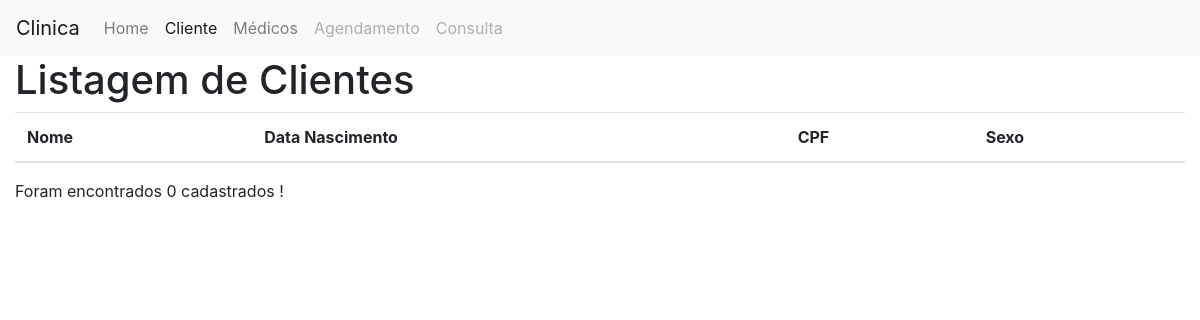
The app's page /atendimento/cliente/, older data.
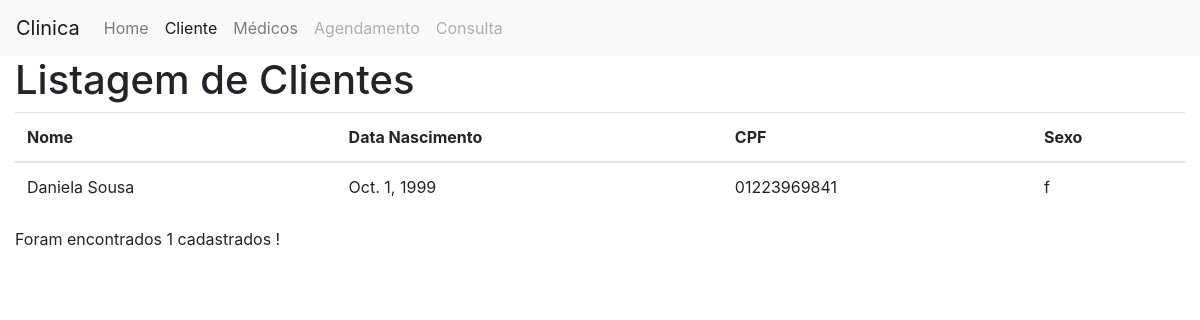
The same page, newer data.
### atendimento/models.py (models this page shows)
class Cliente(models.Model):
    nome = models.CharField(max_length=50)
    dt_nasc = models.DateField()
    cpf = models.CharField(max_length=11)
    sexo = models.CharField(max_length=1)

### atendimento/views.py (the view)
# urls.py: path('cliente/', views.cliente_list),
def cliente_list (request):
    clientes = Cliente.objects.all()
    return render(request, 'cliente/list.html', {'clientes':clientes})

### atendimento/templates/cliente/list.html (shortened to what this page needs)
<!DOCTYPE html>
<html>
<head>
    <link rel="stylesheet" href="https://stackpath.bootstrapcdn.com/bootstrap/4.1.3/css/bootstrap.min.css"
>
</head>
<body>
    <nav class="navbar navbar-expand-lg navbar-light bg-light">
        <a class="navbar-brand" href="#">Clinica</a>
        <div class="collapse navbar-collapse" id="navbarNav">
            <ul class="navbar-nav">
                <li class="nav-item ">
                    <a class="nav-link" href="/atendimento/">Home
                    </a>
                </li>
                <li class="nav-item active">
                    <a class="nav-link" href="/atendimento/cliente/">Cliente</a>
                </li>
                <li class="nav-item">
                    <a class="nav-link" href="/atendimento/medico/">Médicos</a>
                </li>
                <li class="nav-item">
                    <a class="nav-link disabled" href="#">Agendamento</a>
                    <li class="nav-item">
                        <a class="nav-link disabled" href="#">Consulta</a>
                    </li>
            </ul>
        </div>
    </nav>
    <div class="container-fluid">
        <div class="row">
            <div class="col-md-12 ">
                <h1>Listagem de Clientes</h1>
                <table class="table">
                    <thead>
                        <tr>
                            <th>Nome</th>
                            <th>Data Nascimento</th>
                            <th>CPF</th>
                            <th>Sexo</th>
                        </tr>
                    </thead>
                    <tbody>
                        {% for cliente in clientes %}
                            <tr>
                                <td>{{cliente.nome }}</td>
                                <td>{{cliente.dt_nasc}}</td>
                                <td>{{cliente.cpf}}</td>
                                <td>{{cliente.sexo}}</td>
                            </tr>
                        {% endfor %}
                    </tbody>
                </table>
                <tfoot>
                    <td colspan="4" style="text-align: right;">
                        <p> Foram encontrados {{clientes | length}} cadastrados !</p>
                    </td>
                </tfoot>
            </div>
        </div>
    </div>
</body>
</html>

Row changes from the older to the newer data that the page shows:
added Cliente: nome "Daniela Sousa", dt_nasc "Oct. 1, 1999", cpf "01223969841", sexo "f"
Text that changed along with them:
{{ clientes | length }}: "0" → "1"
